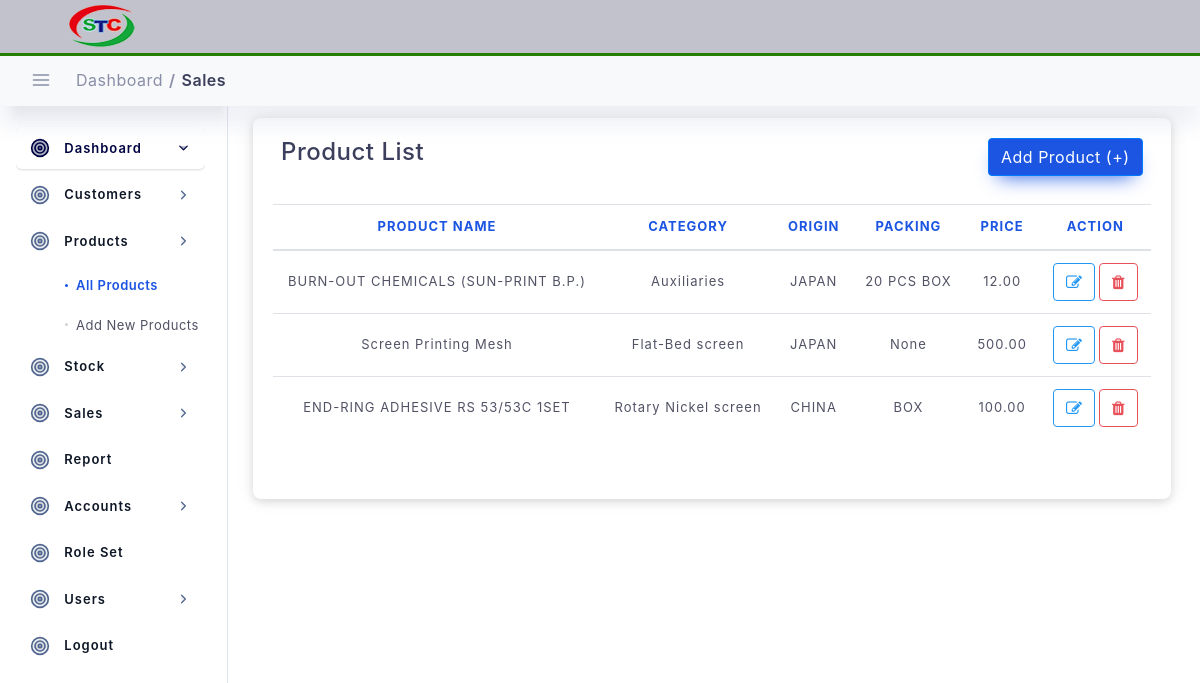
Screenshot of /setup/all-products (signed in) with the database file from the repository.
### setup_data/models.py (models this page shows)
class Products(models.Model):
    created_at = models.DateTimeField(blank=True, null=True, auto_now_add=True)
    updated_at = models.DateTimeField(blank=True, null=True, auto_now=True)
    product_name = models.CharField(max_length=100, )
    packing = models.CharField(max_length=20, blank=True, null=True)
    price = models.DecimalField(max_digits=20, decimal_places=2)
    author = models.ForeignKey(User, on_delete=models.DO_NOTHING, )
    category = models.ForeignKey(Category, on_delete=models.DO_NOTHING, )
    origin = models.ForeignKey(Origin, on_delete=models.DO_NOTHING, )
    is_active = models.BooleanField(default=True)
    def __str__(self):
        return self.product_name

class Category(models.Model):
    created_at = models.DateTimeField(blank=True, null=True, auto_now_add=True)
    updated_at = models.DateTimeField(blank=True, null=True, auto_now=True)
    category_name = models.CharField(max_length=100)
    author = models.ForeignKey(User, on_delete=models.DO_NOTHING, )
    is_active = models.BooleanField(default=True)
    def __str__(self):
        return self.category_name

class Origin(models.Model):
    created_at = models.DateTimeField(blank=True, null=True, auto_now_add=True)
    updated_at = models.DateTimeField(blank=True, null=True, auto_now=True)
    origin_name = models.CharField(max_length=50)
    author = models.ForeignKey(User, on_delete=models.DO_NOTHING, )
    is_active = models.BooleanField(default=True)
    def __str__(self):
        return self.origin_name

### setup_data/views.py (the view)
# urls.py: path('all-products', views.AllProductsListView.as_view(), name="all-products"),
class AllProductsListView(LoginRequiredMixin, ListView, ):
    model = Products  # Model I want to Covert to List
    template_name = 'product/products.html'  # Template Name
    context_object_name = 'products'  # Change default name of objectList
    ordering = ['-updated_at']  # Ordering post LIFO
    paginate_by = 20  # number of page I want to show in single page
    def get_context_data(self, **kwargs):
        context = super().get_context_data(**kwargs)
        context["title"] = "Product List"
        context["nav_bar"] = "product_list"
        context['products'] = self.model.objects.all().order_by('-updated_at')
        print(context)
        return context

### templates/product/products.html (shortened to what this page needs)
{% extends "main/base.html" %}
{% load static %}
{% block content %}
<div class="col-lg-12 p-4">
    <div class="statbox widget box box-shadow">
        <div class="widget-header">
            <div class="row">
                <div class="mb-1 col-lg-8">
                    <h4>Product List</h4>
                </div>
                <div class="mb-1 col-lg-4">
                    <a href="{% url 'add-new-product' %}" class="btn btn-primary float-right">Add Product (+)</a>
                </div>
            </div>
        </div>
        <br>
        <div class="table-responsive">
            <table id="dataTable" class="table table-hover">
                <thead>
                <tr>
                    <th style="text-align:center">Product Name</th>
                    <th style="text-align:center">Category</th>
                    <th style="text-align:center">Origin</th>
                    <th style="text-align:center">Packing</th>
                    <th style="text-align:center">Price</th>
                    <th style="text-align:center">Action</th>
                </tr>
                </thead>
                <tbody>
                {% for product in products %}
                <tr>
                    <td style="text-align:center">{{product.product_name}}</td>
                    <td style="text-align:center">{{product.category}}</td>
                    <td style="text-align:center">{{product.origin}}</td>
                    <td style="text-align:center">{{product.packing}}</td>
                    <td style="text-align:center">{{product.price}}</td>
                    <td style="text-align:center">
                        <a href="#">
                            <button class="btn btn-outline-info"><i class="fa fa-edit"></i></button>
                        </a>
                        <button class="btn btn-outline-danger" data-toggle="modal" data-target="#postmodal"><i
                                class="fa fa-trash"></i></button>
                    </td>
                </tr>
                {% endfor %}
                </tbody>
            </table>
            <div class="d-flex justify-content-center">
            </div>
        </div>
    </div>
</div>
{% endblock content %}

### static/assets/css/dashboard/dash_1.css (style rules this page uses)
.widget { position: relative; padding: 20px; border-radius: 8px; border: none; background: #fff; -webkit-box-shadow: 0 4px 6px 0 rgba(85, 85, 85, 0.08), 0 1px 20px 0 rgba(0, 0, 0, 0.07), 0px 1px 11px 0px rgba(0, 0, 0, 0.07); -moz-box-shadow: 0 4px 6px 0 rgba(85, 85, 85, 0.08), 0 1px 20px 0 rgba(0, 0, 0, 0.07), 0px 1px 11px 0px rgba(0, 0, 0, 0.07); box-shadow: 0 4px 6px 0 rgba(85, 85, 85, 0.08), 0 1px 20px 0 rgba(0, 0, 0, 0.07), 0px 1px 11px 0px rgba(0, 0, 0, 0.07); }
@media (min-width: 1200px) { .table-responsive { overflow-x: hidden; } }

### static/assets/css/main.css (style rules this page uses)
html { min-height: 100% }
body { color: #888ea8; height: 100%; font-size: 0.875rem; background: #f1f2f3; overflow-x: hidden; overflow-y: auto; letter-spacing: 0.0312rem; font-family: 'Nunito', sans-serif; }
h1, h2, h3, h4, h5, h6 { color: #3b3f5c; }
a { color: #515365; outline: none; }
.btn { padding: 0.4375rem 1.25rem; text-shadow: none; font-size: 14px; color: #3b3f5c; font-weight: normal; white-space: normal; word-wrap: break-word; transition: .2s ease-out; touch-action: manipulation; cursor: pointer; background-color: #f1f2f3; box-shadow: 0px 5px 20px 0 rgba(0, 0, 0, 0.1); will-change: opacity, transform; transition: all 0.3s ease-out; -webkit-transition: all 0.3s ease-out; }
.btn-primary { color: #fff !important; background-color: #1b55e2!important; border-color: #1b55e2; box-shadow: 0 10px 20px -10px #1b55e2; }
.btn-outline-info { border: 1px solid #2196f3 !important; color: #2196f3 !important; background-color: transparent; box-shadow: none; }
.btn-outline-danger { border: 1px solid #e7515a !important; color: #e7515a !important; background-color: transparent; box-shadow: none; }
.table > tbody > tr > td { vertical-align: middle; color: #515365; font-size: 13px; letter-spacing: 1px; }
.table > thead > tr > th { color: #1b55e2; font-weight: 700; font-size: 13px; letter-spacing: 1px; text-transform: uppercase; }
.table thead th { vertical-align: bottom; border-bottom: none; }

### static/assets/css/structure.css (style rules this page uses)
html { min-height: 100% }
body { color: #888ea8; height: 100%; font-size: 0.875rem; background: ##f1f2f3; overflow-x: hidden; overflow-y: auto; letter-spacing: 0.0312rem; font-family: 'Nunito', sans-serif; }
h1, h2, h3, h4, h5, h6 { color: #3b3f5c; }
.widget { padding: 0; margin-top: 0; margin-bottom: 0; border-radius: 6px; -webkit-box-shadow: 0 4px 6px 0 rgba(85, 85, 85, 0.08), 0 1px 20px 0 rgba(0, 0, 0, 0.07), 0px 1px 11px 0px rgba(0, 0, 0, 0.07); -moz-box-shadow: 0 4px 6px 0 rgba(85, 85, 85, 0.08), 0 1px 20px 0 rgba(0, 0, 0, 0.07), 0px 1px 11px 0px rgba(0, 0, 0, 0.07); box-shadow: 0 4px 6px 0 rgba(85, 85, 85, 0.08), 0 1px 20px 0 rgba(0, 0, 0, 0.07), 0px 1px 11px 0px rgba(0, 0, 0, 0.07); }
.widget.box .widget-header { background: #fff; padding: 0px 8px 0px; border-top-right-radius: 6px; border-top-left-radius: 6px; }
.widget .widget-header { border-bottom: 0px solid #f1f2f3; }
.widget .widget-header:before, .widget .widget-header:after { display: table; content: ""; line-height: 0 }
.widget .widget-header:after { clear: both }

### rows the page displays
Products: product_name "BURN-OUT CHEMICALS (SUN-PRINT B.P.)", category "Auxiliaries", origin "JAPAN", packing "20 PCS BOX", price "12.00"
Products: product_name "Screen Printing Mesh", category "Flat-Bed screen", origin "JAPAN", packing "None", price "500.00"
Products: product_name "END-RING ADHESIVE RS 53/53C 1SET", category "Rotary Nickel screen", origin "CHINA", packing "BOX", price "100.00"
